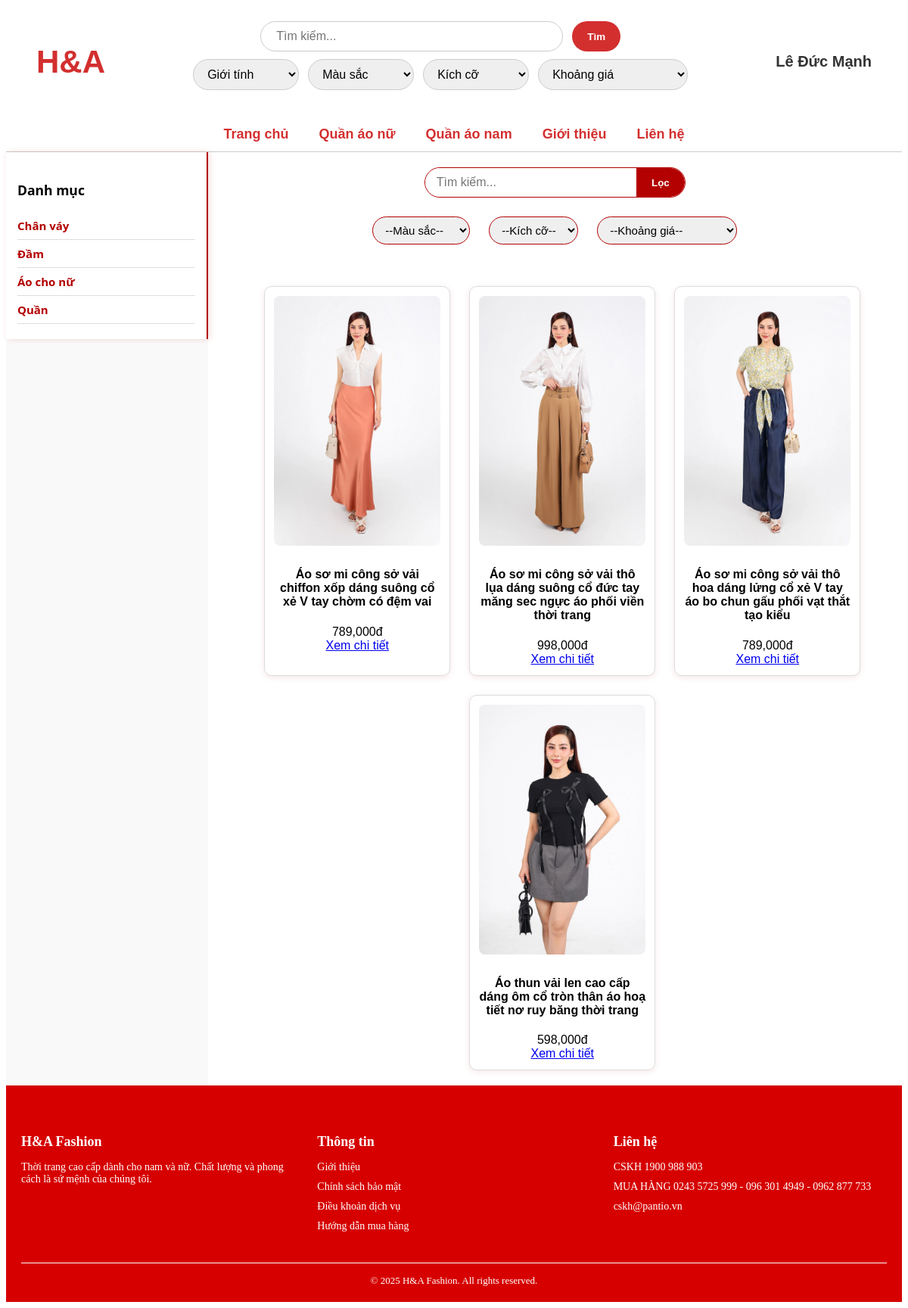
Page /view/sanpham/thoitrangnu.php?machitiet=12 (signed in) on the committed database.
### tables this page shows
CREATE TABLE `loainam` (
  `MaLoai` int(11) NOT NULL,
  `TenLoai` varchar(100) NOT NULL,
  `GioiTinh` varchar(10) NOT NULL
);

CREATE TABLE `sanphamnam` (
  `MaSP` int(11) NOT NULL,
  `TenSanPham` varchar(200) NOT NULL,
  `Gia` decimal(18,2) NOT NULL,
  `MaChiTiet` int(11) NOT NULL,
  `MoTa` text DEFAULT NULL,
  `GioiTinh` varchar(10) NOT NULL
);

### view/sanpham/thoitrangnu.php (the view, shortened to what this page needs)
<?php
include('../include/header.php');
$search = $_GET['search'] ?? '';
$maLoai = $_GET['maloai'] ?? '';
$maChiTiet = $_GET['machitiet'] ?? '';
$loai_query = mysqli_query($conn, "SELECT * FROM loainam WHERE GioiTinh = 'nu'");
$ds_loai = [];
while ($row = mysqli_fetch_assoc($loai_query)) {
    $ma = $row['MaLoai'];
    $chitiet_query = mysqli_query($conn, "SELECT * FROM chitietloainam WHERE MaLoai = '$ma'");
    $row['chitiet'] = [];
    while ($ct = mysqli_fetch_assoc($chitiet_query)) {
        $row['chitiet'][] = $ct;
    }
    $ds_loai[] = $row;
}
$sql = "SELECT * FROM sanphamnam WHERE GioiTinh = 'nữ'";
if (!empty($maChiTiet)) {
    $sql .= " AND MaChiTiet = '$maChiTiet'";
}
$sanpham_query = mysqli_query($conn, $sql);
?>
<!DOCTYPE html>
<html>
<head>
    <link rel="stylesheet" href="../asset/style.css">
</head>
<body>
<div class="container">
    <div class="sidebar">
        <h3>Danh mục</h3>
        <?php foreach ($ds_loai as $loai): ?>
            <div>
                <div class="category-title"><strong><?= htmlspecialchars($loai['TenLoai']) ?></strong></div>
            </div>
        <?php endforeach; ?>
    </div>
    <div class="main-content">
       <form method="GET" class="filter-form">
    <div class="search-bar">
        <input type="text" name="search" placeholder="Tìm kiếm..." value="<?= htmlspecialchars($search) ?>">
        <button type="submit">Lọc</button>
    </div>
    <div class="filter-options">
        <select name="mau">
            <option value="">--Màu sắc--</option>
        </select>
        <select name="size">
            <option value="">--Kích cỡ--</option>
        </select>
        <select name="gia">
            <option value="">--Khoảng giá--</option>
        </select>
    </div>
</form>
        <div class="product-list">
            <?php while ($row = mysqli_fetch_assoc($sanpham_query)): ?>
                <?php
                $masp = $row['MaSP'];
                $gia = $row['Gia'];
                $img_query = mysqli_query($conn, "SELECT HinhAnh FROM chitietsanphamnam WHERE MaSP = '$masp' LIMIT 1");
                $img_row = mysqli_fetch_assoc($img_query);
                $img = $img_row['HinhAnh'] ?? 'noimage.jpg';
                $giaKM = null;
                ?>
                <div class="product">
                    <a href="xemsanphamnu.php?id=<?= $masp ?>">
                        <img src="../../webroot/images/sanpham/<?= htmlspecialchars($img) ?>" alt="<?= htmlspecialchars($row['TenSanPham']) ?>">
                    </a>
                    <h4><?= htmlspecialchars($row['TenSanPham']) ?></h4>
                    <?php if ($giaKM !== null): ?>
                        <span class="gia-goc"><?= number_format($gia) ?>đ</span>
                        <span class="gia-km"><?= number_format($giaKM) ?>đ</span>
                    <?php else: ?>
                        <span><?= number_format($gia) ?>đ</span>
                    <?php endif; ?>
                    <br>
                    <a href="xemsanphamnu.php?id=<?= $masp ?>">Xem chi tiết</a>
                </div>
            <?php endwhile; ?>
        </div>
    </div>
</div>
</body>
</html>
<?php
include('../include/footer.php');
?>

### view/include/header.php (shortened to what this page needs)
<div class="header-wrapper">
    <div class="header-top">
        <a href="/H_A/view/index.php" class="logo">H&amp;A</a>
        <form method="GET" class="search-filter" action="/H_A/view/include/timkiem.php">
            <div class="search-row">
                <input type="text" name="search" placeholder="Tìm kiếm..." value="<?= htmlspecialchars($_GET['search'] ?? '') ?>">
                <button type="submit">Tìm</button>
            </div>
            <div class="filter-row">
                <select name="gioitinh">
                    <option value="">Giới tính</option>
                </select>
                <select name="mau">
                    <option value="">Màu sắc</option>
                </select>
                <select name="size">
                    <option value="">Kích cỡ</option>
                </select>
                <select name="gia">
                    <option value="">Khoảng giá</option>
                </select>
            </div>
        </form>
        <a href="<?= isset($_SESSION['MaKH']) ? '/H_A/view/account.php' : '/H_A/view/login.php' ?>" class="account">
            <?= isset($_SESSION['TenKH']) ? htmlspecialchars($_SESSION['TenKH']) : "Đăng nhập / Đăng ký" ?>
        </a>
    </div>
    <div class="menu-bar">
        <a href="/H_A/view/index.php">Trang chủ</a>
        <a href="/H_A/view/sanpham/thoitrangnu.php">Quần áo nữ</a>
        <a href="/H_A/view/sanpham/thoitrangnam.php">Quần áo nam</a>
        <a href="/H_A/view/gioithieu.php">Giới thiệu</a>
        <a href="/H_A/view/lienhe.php">Liên hệ</a>
    </div>
</div>

### view/include/footer.php (shortened to what this page needs)
<footer class="footer">
    <div class="footer-container">
        <div class="footer-column">
            <h4>H&A Fashion</h4>
            <p>Thời trang cao cấp dành cho nam và nữ. Chất lượng và phong cách là sứ mệnh của chúng tôi.</p>
        </div>
        <div class="footer-column">
            <h4>Thông tin</h4>
            <ul>
                <li><a href="#">Giới thiệu</a></li>
                <li><a href="#">Chính sách bảo mật</a></li>
                <li><a href="#">Điều khoản dịch vụ</a></li>
                <li><a href="#">Hướng dẫn mua hàng</a></li>
            </ul>
        </div>
        <div class="footer-column">
            <h4>Liên hệ</h4>
            <ul>
                <li> CSKH 1900 988 903
                <li>MUA HÀNG 0243 5725 999 - 096 301 4949 - 0962 877 733</li>
                <li>cskh@pantio.vn</li>
            </ul>
        </div>
    </div>
    <div class="footer-bottom">
        &copy; 2025 H&A Fashion. All rights reserved.
    </div>
</footer>

### view/asset/style.css (style rules this page uses)
.container { display: flex; padding-top: 0; min-height: 100vh; background-color: #f9f9f9; }
.sidebar { width: 250px; position: relative; background: #fff; padding: 20px 15px; border-right: 2px solid #b30000; box-shadow: 2px 0 8px rgba(179, 0, 0, 0.15); font-family: 'Segoe UI', Tahoma, Geneva, Verdana, sans-serif; font-size: 15px; height: fit-content; }
.category-title { cursor: pointer; font-weight: 600; color: #b30000; padding: 8px 0; border-bottom: 1px solid #ddd; }
.main-content { padding: 20px 30px; background-color: #fff; min-height: 100vh; width: calc(100% - 270px); font-family: Arial, sans-serif; display: flex; flex-direction: column; }
.filter-form { width: 100%; max-width: 700px; display: flex; flex-wrap: wrap; gap: 10px; justify-content: center; margin-bottom: 30px; }
.search-bar { width: 40%; display: flex; border-radius: 25px; overflow: hidden; border: 1.5px solid #b30000; margin-bottom: 15px; }
.search-bar input[type="text"] { flex-grow: 1; border: none; padding: 10px 15px; border-radius: 25px 0 0 25px; font-size: 16px; outline: none; }
.search-bar button { background-color: #b30000; border: none; color: white; padding: 10px 20px; border-radius: 0 25px 25px 0; cursor: pointer; font-weight: bold; transition: background-color 0.3s ease; }
.filter-options { width: 100%; max-width: 1000px; display: flex; justify-content: center; gap: 25px; margin-bottom: 25px; }
.filter-options select { padding: 8px 12px; font-size: 15px; border-radius: 20px; border: 1.5px solid #b30000; cursor: pointer; }
.filter-form, .product-list { max-width: 1000px; width: 100%; }
.product-list { display: flex; flex-wrap: wrap; justify-content: center; gap: 25px; padding-left: 10px; }
.product { width: 220px; background-color: #fff; border: 1px solid #ddd; border-radius: 10px; padding: 12px; box-shadow: 0 2px 8px rgb(179 0 0 / 0.1); text-align: center; transition: transform 0.3s ease; }
.product img { max-width: 100%; border-radius: 8px; margin-bottom: 8px; }

### view/include/header.php (style rules this page uses)
.header-wrapper { font-family: Arial, sans-serif; border-bottom: 1px solid #ccc; }
.header-top { display: flex; justify-content: space-between; align-items: center; padding: 20px 40px; background-color: white; flex-wrap: wrap; gap: 20px; }
.logo { font-size: 42px; font-weight: bold; text-decoration: none; color: #d32f2f; white-space: nowrap; }
.search-filter { flex: 1; display: flex; flex-direction: column; align-items: center; gap: 10px; max-width: 100%; }
.search-row, .filter-row { display: flex; justify-content: center; gap: 12px; flex-wrap: wrap; }
.search-filter input[type="text"] { padding: 10px 20px; font-size: 16px; border: 1px solid #ccc; border-radius: 999px; width: 400px; }
.search-filter select { padding: 10px 14px; font-size: 16px; border: 1px solid #ccc; border-radius: 999px; min-width: 140px; }
.search-filter button { padding: 10px 20px; background-color: #d32f2f; color: white; border: none; border-radius: 999px; font-weight: bold; cursor: pointer; }
.account { font-size: 20px; font-weight: bold; color: #333; text-decoration: none; white-space: nowrap; }
.menu-bar { background-color: white; padding: 12px 40px; display: flex; gap: 40px; justify-content: center; flex-wrap: wrap; }
.menu-bar a { color: #d32f2f; text-decoration: none; font-size: 18px; font-weight: bold; }

### view/include/footer.php (style rules this page uses)
.footer { background-color: #d60000; color: #fff; padding: 40px 20px 20px; font-size: 14px; }
.footer-container { display: flex; justify-content: space-between; flex-wrap: wrap; max-width: 1200px; margin: 0 auto; gap: 30px; }
.footer-column { flex: 1 1 calc(33.33% - 30px); min-width: 250px; }
.footer-column h4 { font-size: 18px; margin-bottom: 15px; color: #fff; }
.footer-column ul { list-style: none; padding: 0; margin: 0; }
.footer-column ul li { margin-bottom: 10px; }
.footer-column ul li a { color: #fff; text-decoration: none; transition: color 0.3s; }
.footer-bottom { text-align: center; margin-top: 30px; border-top: 1px solid #fff; padding-top: 15px; font-size: 13px; }

### rows in the picture
loainam: TenLoai "Chân váy"
loainam: TenLoai "Đầm"
loainam: TenLoai "Áo cho nữ"
loainam: TenLoai "Quần"
sanphamnam: TenSanPham (picture), TenSanPham "Áo sơ mi công sở vải chiffon xốp dáng suông cổ xẻ V tay chờm có đệm vai", Gia "789,000"
sanphamnam: TenSanPham (picture), TenSanPham "Áo sơ mi công sở vải thô lụa dáng suông cổ đức tay măng sec ngực áo phối viền thời trang", Gia "998,000"
sanphamnam: TenSanPham (picture), TenSanPham "Áo sơ mi công sở vải thô hoa dáng lửng cổ xẻ V tay áo bo chun gấu phối vạt thắt tạo kiểu", Gia "789,000"
sanphamnam: TenSanPham (picture), TenSanPham "Áo thun vải len cao cấp dáng ôm cổ tròn thân áo hoạ tiết nơ ruy băng thời trang", Gia "598,000"

### other values in the picture
$_SESSION['TenKH'] "Lê Đức Mạnh"
